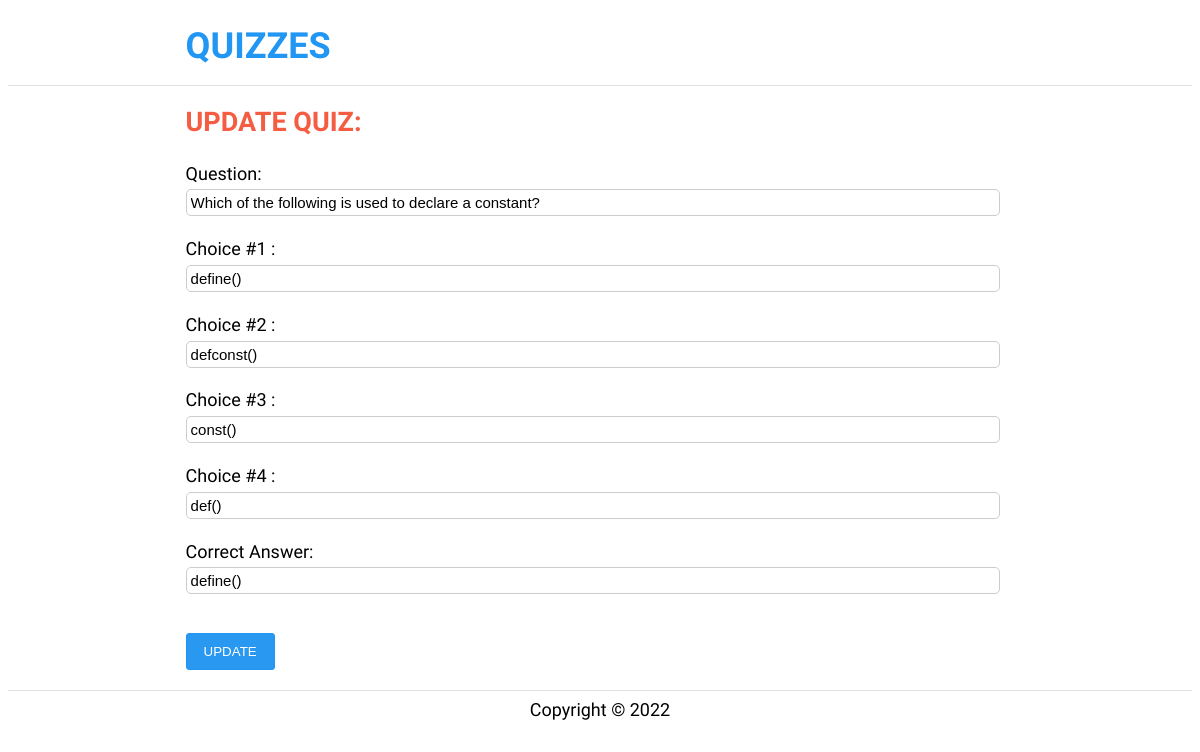
The app's page /php-quiz-project/quizzes/update.php?id=1 with its own data.
### tables this page shows
CREATE TABLE `questions` (
  `question_no` int(11) NOT NULL,
  `text` text NOT NULL,
  `quiz_id` int(11) NOT NULL,
  `choice1` varchar(50) NOT NULL,
  `choice2` varchar(50) NOT NULL,
  `choice3` varchar(50) NOT NULL,
  `choice4` varchar(50) NOT NULL,
  `correctCh` varchar(50) NOT NULL
);

### php-quiz-project/quizzes/update.php (the view, shortened to what this page needs)
<?php
require_once "head.php";
$question_id = $_GET['id'];
$sql = "SELECT * FROM questions where question_no = $question_id";
$results = $conne->query($sql) or die("error");
$question = $results->fetch_assoc();
?>
<header>
    <div class="container">
        <h1>QUIZZES</h1>
    </div>
</header>
<main>
    <div class="container">
        <h2>UPDATE QUIZ:</h2>
        <form class="" method="post">
            <div class="">
                <label class="">Question:</label>
                <input type="text" name="question" class="" value="<?php echo $question['text'] . " "; ?>"
                       required> <br>
                <p>
                    <label class="">Choice #1 :</label>
                    <input type="text" name="choice1" value="<?php echo $question['choice1']; ?> "><br>
                </p>
                <p>
                    <label class="">Choice #2 :</label>
                    <input type="text" name="choice2" value="<?php echo $question['choice2']; ?> "><br>
                </p>
                <p>
                    <label class="">Choice #3 :</label>
                    <input type="text" name="choice3" value="<?php echo $question['choice3']; ?> "><br>
                </p>
                <p>
                    <label class="">Choice #4 :</label>
                    <input type="text" name="choice4" value="<?php echo $question['choice4']; ?> "><br>
                </p>
                <p>
                    <label class="">Correct Answer:</label>
                    <input type="text" name="correct_ch" value="<?php echo $question['correctCh']; ?> "><br>
                </p>
                <button type="submit" name="submit" class="submit">UPDATE</button>
            </div>
        </form>
    </div>
</main>
<footer>
    Copyright &copy 2022
</footer>
</body>
</html>

### php-quiz-project/quizzes/style.css (style rules this page uses)
body { font-family: 'Cairo', sans-serif; font-family: 'Montserrat', sans-serif; font-family: 'Montserrat Subrayada', sans-serif; font-family: 'Oswald', sans-serif; font-family: 'Poppins', sans-serif; font-family: 'Roboto', sans-serif; font-family: 'Sen', sans-serif; font-family: 'Signika Negative', sans-serif; font-size: 18px; line-height: 1.6em; }
label { display: inline-block; width: 30%; }
input[type="text"] { width: 97%; font-size: 15px; padding: 4px; border-radius: 5px; border: 1px solid #ccc; }
.container { width: 70%; margin: 0 auto; overflow: auto; }
.container h1 { color: #2196f3; }
.container h2 { color: #f55d42; }
header { border-bottom: 1px #e3e2e2 solid; }
footer { border-top: 1px #e3e2e2 solid; text-align: center; padding-top: 5px; }
main { padding-bottom: 20px; }
.container .submit { display: inline-block; color: white; background-color: #2998f1; border: 1px solid #2196f3; padding: 10px 17px; transition: .5s; border-radius: 3px; margin-top: 20px; }

### records on screen
questions: question "Which of the following is used to declare a constant?", choice1 "define()", choice2 "defconst()", choice3 "const()", choice4 "def()", correct_ch "define()"
